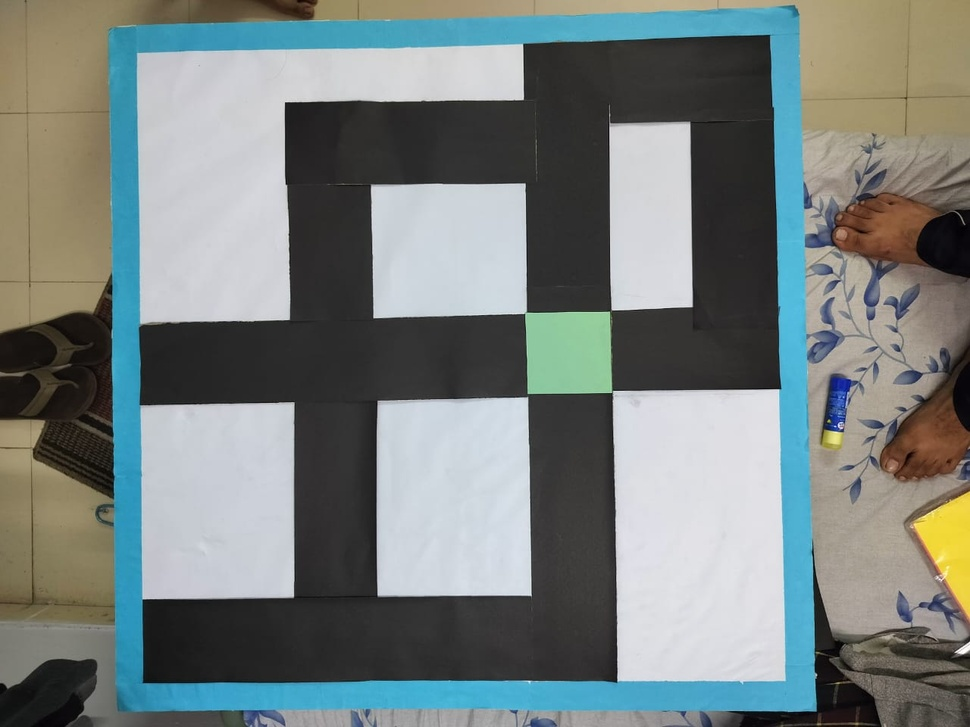
#> input picture check3.jpeg, 970 x 727 px, shrunk from 1280 x 960 before the run
$ python crop_and_wrap.py
#> lines starting #> are read from the running program, lines starting #| are printed output that depends on the picture; after the words box and inside, x2 and y2 are one past the last pixel; in counts of white or black regions, pixels touching at a corner belong together
import cv2
import numpy as np
import os

# First part: Cropping the image using the blue border
def find_blue_border(frame):
    hsv = cv2.cvtColor(frame, cv2.COLOR_BGR2HSV)

    # Define the HSV range for the blue color
    lower_blue = np.array([90, 50, 50])  # Adjust if necessary
    upper_blue = np.array([140, 255, 255])

    # Create a mask for blue
    mask = cv2.inRange(hsv, lower_blue, upper_blue)

    # Denoise and improve the mask
    mask = cv2.GaussianBlur(mask, (3, 3), 0)
    mask = cv2.dilate(mask, None, iterations=1)
    mask = cv2.erode(mask, None, iterations=1)

    # Find contours
    contours, _ = cv2.findContours(mask, cv2.RETR_EXTERNAL, cv2.CHAIN_APPROX_SIMPLE)

    largest_contour = None
    largest_area = 0

    # Find the largest contour
    for contour in contours:
        area = cv2.contourArea(contour)
        if area > largest_area:
            largest_area = area
            largest_contour = contour

    return largest_contour

def crop_image_from_blue_border(frame, contour):
    if contour is not None:
        # Get the bounding rectangle of the largest contour
        x, y, w, h = cv2.boundingRect(contour)

        # Crop the image using the bounding box
        cropped_image = frame[y:y+h, x:x+w]

        return cropped_image
    return None

# Second part: Finding objects with outer blue borders
def find_outer_blue_border_object(frame, min_area):
    # Convert image to HSV color space
    hsv = cv2.cvtColor(frame, cv2.COLOR_BGR2HSV)

    # Define range for detecting blue color (outer blue border)
    lower_blue = np.array([90, 50, 50])
    upper_blue = np.array([140, 255, 255])

    # Create a mask for blue color
    mask = cv2.inRange(hsv, lower_blue, upper_blue)

    # Optional: Denoise the mask to remove small noise
    mask = cv2.GaussianBlur(mask, (5, 5), 0)

    # Find contours in the masked image
    contours, _ = cv2.findContours(mask, cv2.RETR_EXTERNAL, cv2.CHAIN_APPROX_SIMPLE)

    largest_object = None
    max_area = 0

    for contour in contours:
        area = cv2.contourArea(contour)
        if area < min_area:
            continue

        # Approximate the contour to get the shape
        epsilon = 0.02 * cv2.arcLength(contour, True)
        approx = cv2.approxPolyDP(contour, epsilon, True)

        # Check if the current contour is the largest one
        if area > max_area:
            largest_object = approx
            max_area = area

    return largest_object

def process_image_for_outer_blue_border(frame):
    # Define the minimum area for detecting the object with an outer blue border
    frame_area = frame.shape[0] * frame.shape[1]
    min_area = frame_area * 0.05  # Adjust this threshold based on the image size

    # Find the object with an outer blue border
    blue_border_object = find_outer_blue_border_object(frame, min_area)

    if blue_border_object is not None:
        # Check if the contour has more or fewer than 4 points, approximate it to 4
        if len(blue_border_object) != 4:
            epsilon = 0.05 * cv2.arcLength(blue_border_object, True)
            blue_border_object = cv2.approxPolyDP(blue_border_object, epsilon, True)

        # Ensure we have exactly 4 points for the perspective transform
        if len(blue_border_object) == 4:
            # Get the bounding rectangle around the detected object
            x, y, w, h = cv2.boundingRect(blue_border_object)

            # Define points for the perspective transformation (source points are outer blue border)
            src_points = np.float32(blue_border_object.reshape(-1, 2))  # Points from the detected object
            dst_points = np.float32([[0, 0], [w-1, 0], [w-1, h-1], [0, h-1]])  # Corners of the new square

            # Calculate the perspective transform matrix
            matrix = cv2.getPerspectiveTransform(src_points, dst_points)

            # Perform the perspective warp
            warped_image = cv2.warpPerspective(frame, matrix, (w, h))

            # Save the new image
            output_image_path = os.path.join(os.getcwd(), 'wrapped_outer_blue_border.png')
            cv2.imwrite(output_image_path, warped_image)
            print(f"Wrapped outer blue border image saved at: {output_image_path}")
        else:
            print("Could not approximate to exactly 4 points.")
    else:
        print("No outer blue-border object detected in the image.")

def main():
    # Load the image file instead of capturing video
    image_path = 'check3.jpeg'  # Change this to the path of your input image
    frame = cv2.imread(image_path)
#> frame is the input picture: shape (727, 970, 3); mean B, G, R 126.6, 128.4, 120.2

    if frame is None:
        print("Failed to load image.")
        return

    # Find the blue border and crop the image
    blue_border_contour = find_blue_border(frame)
#> in find_blue_border, `hsv = cv2.cvtColor(frame, cv2.COLOR_BGR2HSV)`: hsv: shape (727, 970, 3); mean H, S, V 63.5, 45.1, 137.2
#> in find_blue_border, `mask = cv2.inRange(hsv, lower_blue, upper_blue)`:
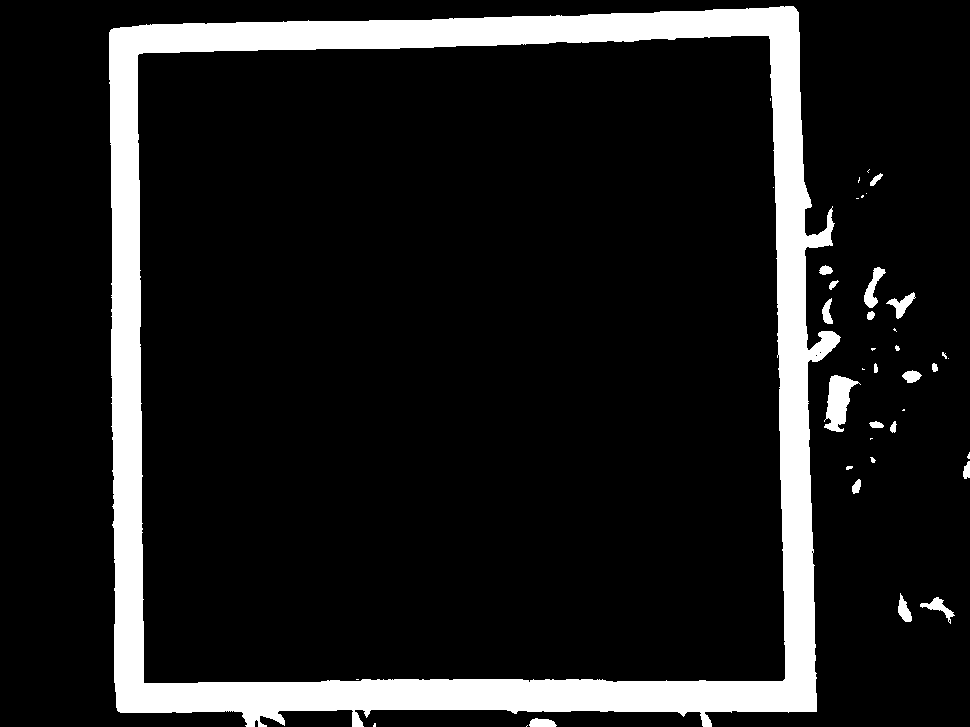
#> mask: shape (727, 970); 11.9% white; 40 white regions (18 under 20 px)
#> in find_blue_border, `mask = cv2.dilate(mask, None, iterations=1)`:
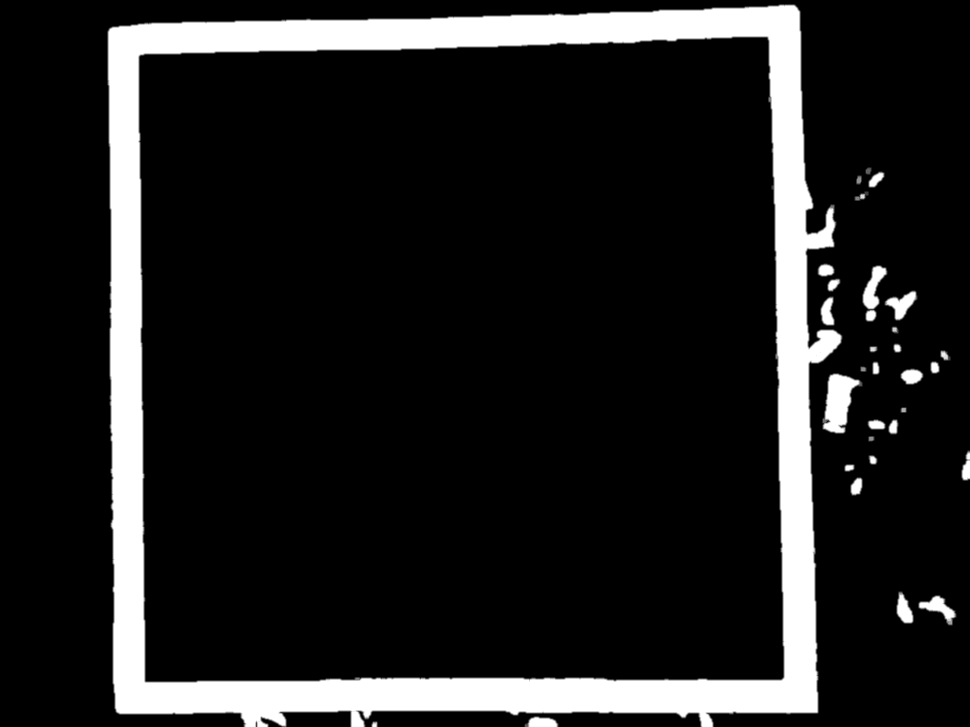
#> mask: shape (727, 970); min 0, max 255, mean 33
#> in find_blue_border, `contours, _ = cv2.findContours(mask, cv2.RETR_EXTERNAL, cv2.CHAIN_APPR..`: contours = 31 contours, 7 with area under 20; largest, box (x1, y1, x2, y2) and area: (108, 5, 842, 727) 486684, (823, 374, 862, 433) 1277, (863, 266, 887, 321) 552, (885, 291, 917, 320) 386, (919, 596, 956, 625) 374
#> the loop in find_blue_border, `for contour in contours:` made 31 passes
#> (area, largest_area) on passes 2, 3, 13, 31: (218, 218), (374.5, 374.5), (1277, 1277), (486683.5, 486683.5)
#> area on passes 4, 5, 6, 7, 8, 10: 279, 123.5, 35.5, 38, 129.5, 79.5
#> after the loop in find_blue_border, `for contour in contours:`: largest_area = 486683.5; largest_contour = contour of 436 points, box (x1, y1, x2, y2) (108, 5, 842, 727), area 486684
#> blue_border_contour has the same summary as largest_contour in find_blue_border

    if blue_border_contour is not None:
        cropped_image = crop_image_from_blue_border(frame, blue_border_contour)
#> in crop_image_from_blue_border, `x, y, w, h = cv2.boundingRect(contour)`: x = 108; y = 5; w = 734; h = 722
#> in crop_image_from_blue_border, `cropped_image = frame[y:y+h, x:x+w]`:
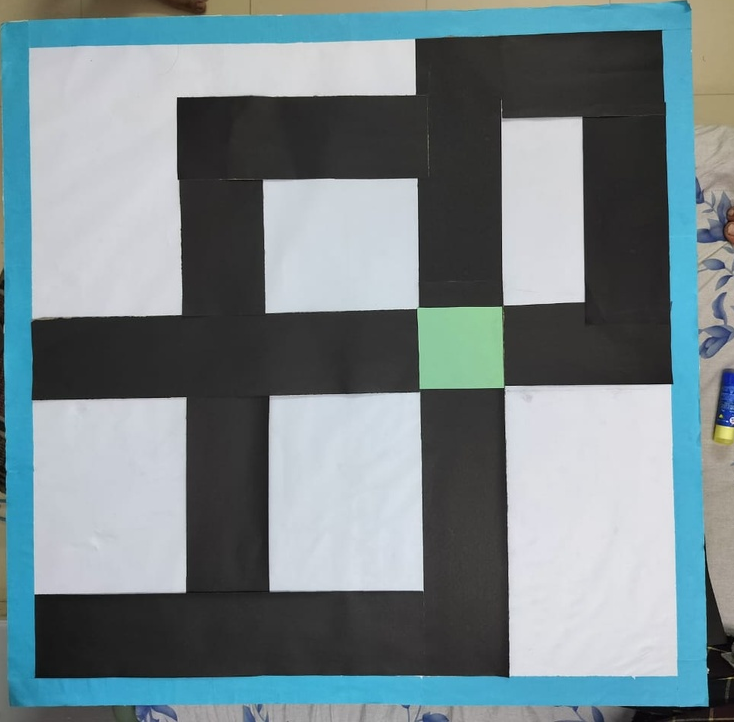
#> cropped_image: shape (722, 734, 3); mean B, G, R 138.4, 133.6, 118.8

        if cropped_image is not None:
            # Save the cropped image
            cropped_image_path = 'cropped_image.png'
            cv2.imwrite(cropped_image_path, cropped_image)
            print(f"Cropped image saved at: {cropped_image_path}")

            # Now process the cropped image for the outer blue border
            process_image_for_outer_blue_border(cropped_image)
#> in find_outer_blue_border_object, `hsv = cv2.cvtColor(frame, cv2.COLOR_BGR2HSV)`: hsv: shape (722, 734, 3); mean H, S, V 75.7, 36.2, 141.2
#> in find_outer_blue_border_object, `mask = cv2.inRange(hsv, lower_blue, upper_blue)`:
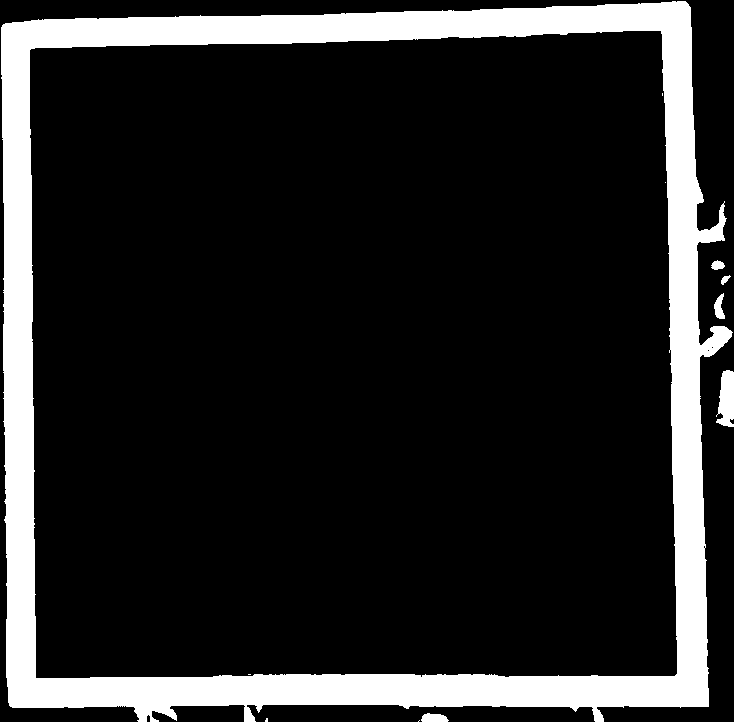
#> mask: shape (722, 734); 15.4% white; 11 white regions (5 under 20 px)
#> in find_outer_blue_border_object, `contours, _ = cv2.findContours(mask, cv2.RETR_EXTERNAL, cv2.CHAIN_APPR..`: contours = 7 contours; box (x1, y1, x2, y2) and area: (0, 0, 734, 722) 489884, (714, 368, 734, 429) 932, (712, 291, 727, 321) 312, (416, 711, 451, 722) 270, (709, 258, 727, 272) 186, (719, 273, 733, 287) 126, (263, 716, 270, 722) 28
#> the loop in find_outer_blue_border_object, `for contour in contours:` made 7 passes
#> (area, epsilon, largest_object, max_area) on pass 7: (489884.5, 62.91, [[688, 0], [0, 23], [8, 708], [710, 708]], 489884.5)
#> area on passes 1 to 6: 28.5, 270, 932.5, 311.5, 126, 185.5
#> after the loop in find_outer_blue_border_object, `for contour in contours:`: max_area = 489884.5
#> in process_image_for_outer_blue_border, `blue_border_object = find_outer_blue_border_object(frame, min_area)`: blue_border_object = [[688, 0], [0, 23], [8, 708], [710, 708]]
#> in process_image_for_outer_blue_border, `x, y, w, h = cv2.boundingRect(blue_border_object)`: x = 0; w = 711; h = 709
#> in process_image_for_outer_blue_border, `src_points = np.float32(blue_border_object.reshape(-1, 2))`: src_points = [[688, 0], [0, 23], [8, 708], [710, 708]]
#> in process_image_for_outer_blue_border, `dst_points = np.float32([[0, 0], [w-1, 0], [w-1, h-1], [0, h-1]])`: dst_points = [[0, 0], [710, 0], [710, 708], [0, 708]]
#> in process_image_for_outer_blue_border, `matrix = cv2.getPerspectiveTransform(src_points, dst_points)`: matrix = [[-1.03, 0.0321, 709.7], [0.0352, 1.05, -24.24], [4.98e-05, 2.76e-05, 1]]
#> in process_image_for_outer_blue_border, `warped_image = cv2.warpPerspective(frame, matrix, (w, h))`:
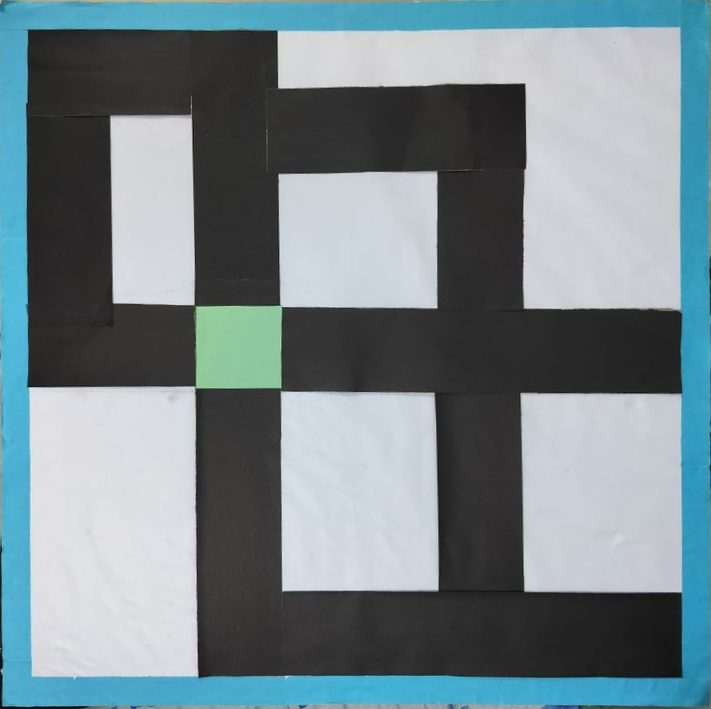
#> warped_image: shape (709, 711, 3); mean B, G, R 140.6, 134.4, 117.9

        else:
            print("Failed to crop the image.")
    else:
        print("No blue border detected.")

if __name__ == "__main__":
    main()

$ run again, with check.jpeg copied over check3.jpeg
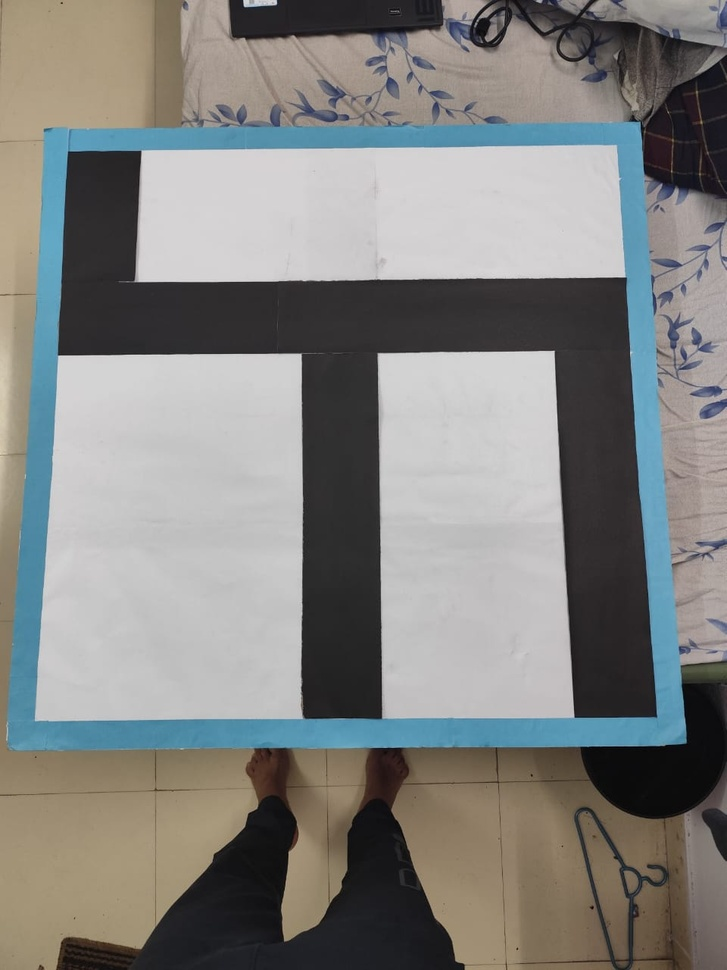
#> input picture check.jpeg, 727 x 970 px, shrunk from 960 x 1280 before the run
#> in main, frame is the input picture: shape (970, 727, 3); mean B, G, R 128.5, 131.1, 130.9
#> in find_blue_border, `contours, _ = cv2.findContours(mask, cv2.RETR_EXTERNAL, cv2.CHAIN_APPR..`: contours = 63 contours, 24 with area under 20; largest, box (x1, y1, x2, y2) and area: (7, 103, 691, 752) 398374, (447, 19, 480, 44) 424, (650, 179, 690, 201) 396, (699, 398, 727, 419) 316, (667, 320, 688, 350) 274
#> the loop in find_blue_border, `for contour in contours:` made 63 passes
#> (area, largest_area) on passes 3, 11, 14, 15, 30, 37: (31, 31), (87.5, 87.5), (141.5, 141.5), (315.5, 315.5), (396.5, 396.5), (398374, 398374)
#> after the loop in find_blue_border, `for contour in contours:`: largest_area = 398374; largest_contour = contour of 395 points, box (x1, y1, x2, y2) (7, 103, 691, 752), area 398374
#> blue_border_contour has the same summary as largest_contour in find_blue_border
#> in crop_image_from_blue_border, `x, y, w, h = cv2.boundingRect(contour)`: x = 7; y = 103; w = 684; h = 649
#> in find_outer_blue_border_object, `mask = cv2.GaussianBlur(mask, (5, 5), 0)`:
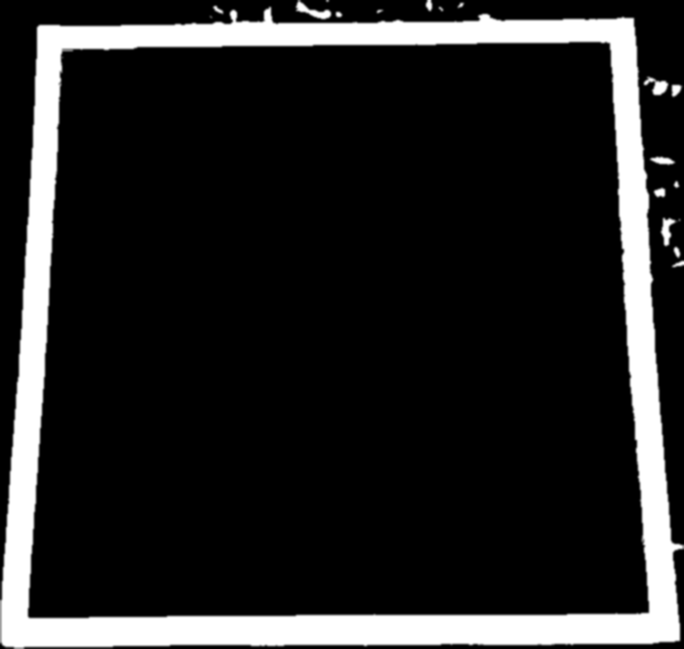
#> mask: shape (649, 684); min 0, max 255, mean 37.8
#> in find_outer_blue_border_object, `contours, _ = cv2.findContours(mask, cv2.RETR_EXTERNAL, cv2.CHAIN_APPR..`: contours = 14 contours, 1 with area under 20; largest, box (x1, y1, x2, y2) and area: (0, 0, 684, 649) 401202, (642, 75, 684, 99) 548, (659, 216, 682, 248) 382, (648, 155, 677, 167) 235, (670, 245, 684, 269) 199
#> the loop in find_outer_blue_border_object, `for contour in contours:` made 14 passes
#> (area, epsilon, largest_object, max_area) on pass 14: (401201.5, 55.43, [[35, 25], [1, 647], [681, 642], [635, 16]], 401201.5)
#> after the loop in find_outer_blue_border_object, `for contour in contours:`: max_area = 401201.5
#> blue_border_object = [[35, 25], [1, 647], [681, 642], [635, 16]]
#> in process_image_for_outer_blue_border, `x, y, w, h = cv2.boundingRect(blue_border_object)`: x = 1; y = 16; w = 681; h = 632
#> src_points = [[35, 25], [1, 647], [681, 642], [635, 16]]
#> dst_points = [[0, 0], [680, 0], [680, 631], [0, 631]]
#> matrix = [[0.0187, 1.25, -31.82], [1.07, 0.0583, -38.79], [1.56e-05, 0.000215, 1]]
#> in process_image_for_outer_blue_border, `warped_image = cv2.warpPerspective(frame, matrix, (w, h))`:
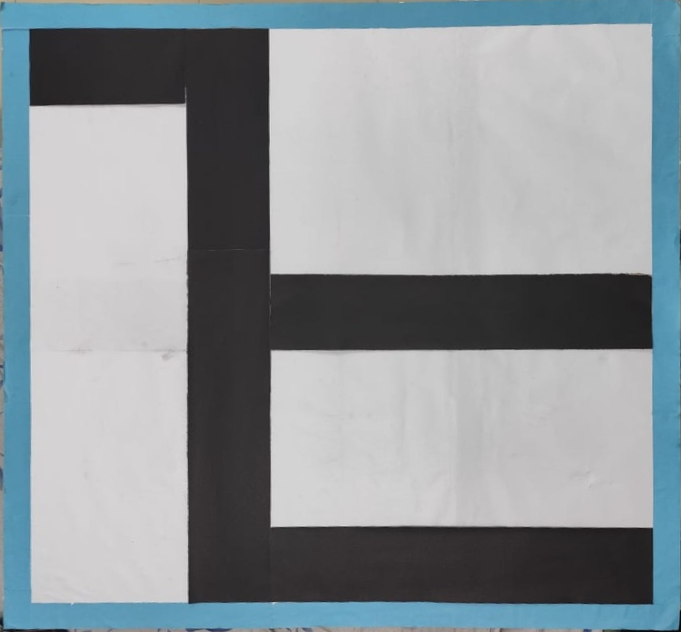
#> warped_image: shape (632, 681, 3); mean B, G, R 154.5, 149.9, 141.8
